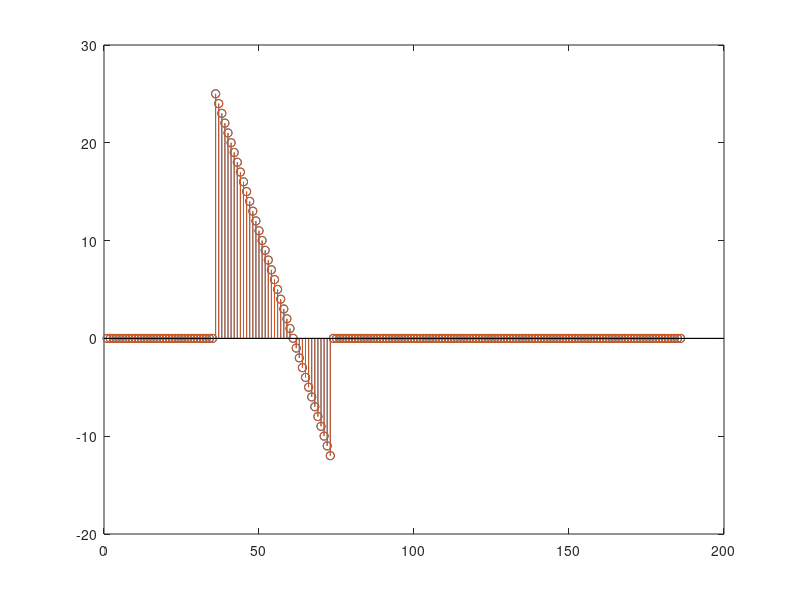

Write the MATLAB code that produced this figure.
N1 = 12;
N2 = 25;
L1 = N1*5;
L2 = N2*5;
n0 = N1+L1+1;
hhat = -N1:N2;
hhat = hhat+.01;


for i = 1:186
    H0(i:i+length(hhat)-1,i) = hhat.';    
end

delta = zeros(size(H0,1),1);
delta(n0) = 1;

un0 = H0'*delta;
un0 = un0(1:186);

figure(1); clf
stem(un0);

hold on

a = H0';
stem(a(:,n0))